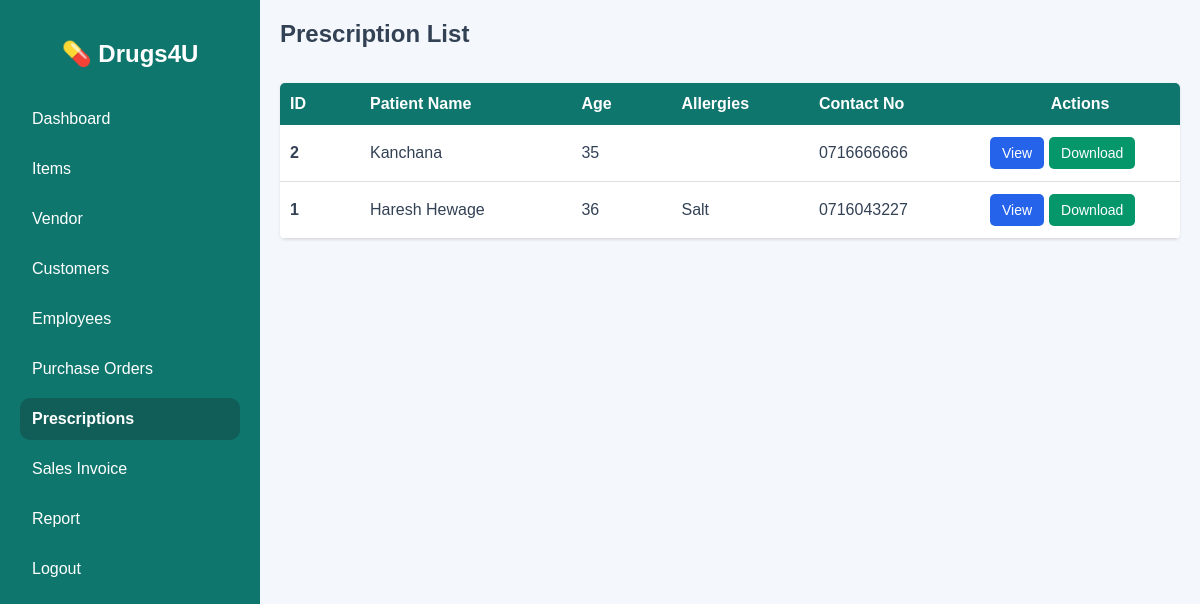
/prescription_list.php, run on an earlier commit of the app's database.
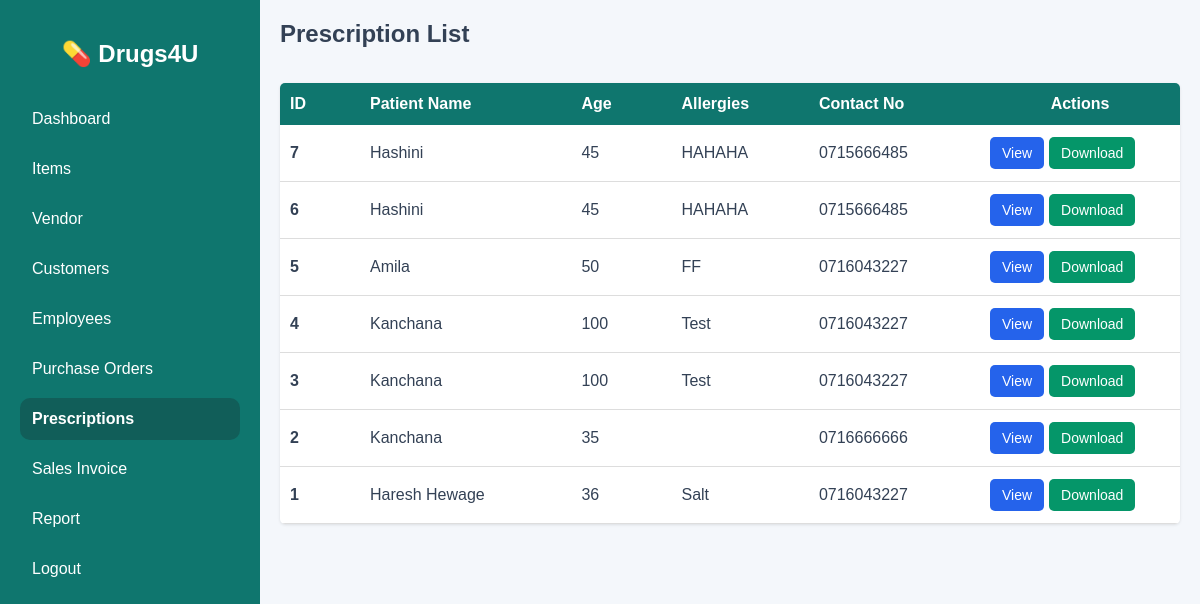
And on a later commit of the database.
### tables this page shows
CREATE TABLE `prescriptions` (
  `id` int(11) NOT NULL,
  `patient_name` varchar(150) NOT NULL,
  `age` int(11) NOT NULL,
  `allergies` text DEFAULT NULL,
  `contact_no` varchar(20) DEFAULT NULL,
  `prescription_file` varchar(255) DEFAULT NULL,
  `created_at` timestamp NOT NULL DEFAULT current_timestamp()
);

### prescription_list.php (the view, shortened to what this page needs)
<?php
include 'connection.php';
$sql = "SELECT * FROM prescriptions ORDER BY id DESC";
$result = mysqli_query($conn, $sql);
?>
<!DOCTYPE html>
<html lang="en">
<head>
</head>
<body>
<div class="wrapper">
    <div class="sidebar">
        <h2>💊 Drugs4U</h2>
        <a href="dashboard.php">Dashboard</a>
        <a href="item.php">Items</a>
	    <a href="vendor.php">Vendor</a>
        <a href="customer_list.php">Customers</a>
        <a href="employee_reg.php">Employees</a>
        <a href="purchase_order.php">Purchase Orders</a>
        <a href="prescription_list.php" class="active">Prescriptions</a>
	    <a href="sales_invoice.php">Sales Invoice</a>
        <a href="report.php">Report</a>
        <a href="login_emp.php">Logout</a>
    </div>
    <div class="main-content">
        <div class="top-bar">
            <h2>Prescription List</h2>
        </div>
        <div class="container">
            <div class="table-responsive">
                <table>
                    <thead>
                        <tr>
                            <th style="width: 60px;">ID</th>
                            <th>Patient Name</th>
                            <th style="width: 80px;">Age</th>
                            <th>Allergies</th>
                            <th>Contact No</th>
                            <th style="text-align: center; width: 180px;">Actions</th>
                        </tr>
                    </thead>
                    <tbody>
                        <?php if(mysqli_num_rows($result) > 0) { ?>
                            <?php while($row = mysqli_fetch_assoc($result)) { ?>
                                <tr>
                                    <td><strong><?= $row['id']; ?></strong></td>
                                    <td><?= htmlspecialchars($row['patient_name']); ?></td>
                                    <td><?= htmlspecialchars($row['age']); ?></td>
                                    <td><?= htmlspecialchars($row['allergies']); ?></td>
                                    <td><?= htmlspecialchars($row['contact_no']); ?></td>
                                    <td>
                                        <div class="action-cell">
                                            <a class="btn view-btn"
                                               href="uploads/<?= urlencode($row['prescription_file']); ?>"
                                               target="_blank">
                                               View
                                            </a>
                                            <a class="btn download-btn"
                                               href="uploads/<?= urlencode($row['prescription_file']); ?>"
                                               download>
                                               Download
                                            </a>
                                        </div>
                                    </td>
                                </tr>
                            <?php } ?>
                        <?php } else { ?>
                            <tr>
                                <td colspan="6" class="empty">No prescriptions found in the system database.</td>
                            </tr>
                        <?php } ?>
                    </tbody>
                </table>
            </div>
        </div>
    </div>
</div>
</body>
</html>

What changed in the data, as far as the page shows it:
added prescriptions: id "7", patient_name "Hashini", age "45", allergies "HAHAHA", contact_no "0715666485"
added prescriptions: id "6", patient_name "Hashini", age "45", allergies "HAHAHA", contact_no "0715666485"
added prescriptions: id "5", patient_name "Amila", age "50", allergies "FF", contact_no "0716043227"
added prescriptions: id "4", patient_name "Kanchana", age "100", allergies "Test", contact_no "0716043227"
added prescriptions: id "3", patient_name "Kanchana", age "100", allergies "Test", contact_no "0716043227"
